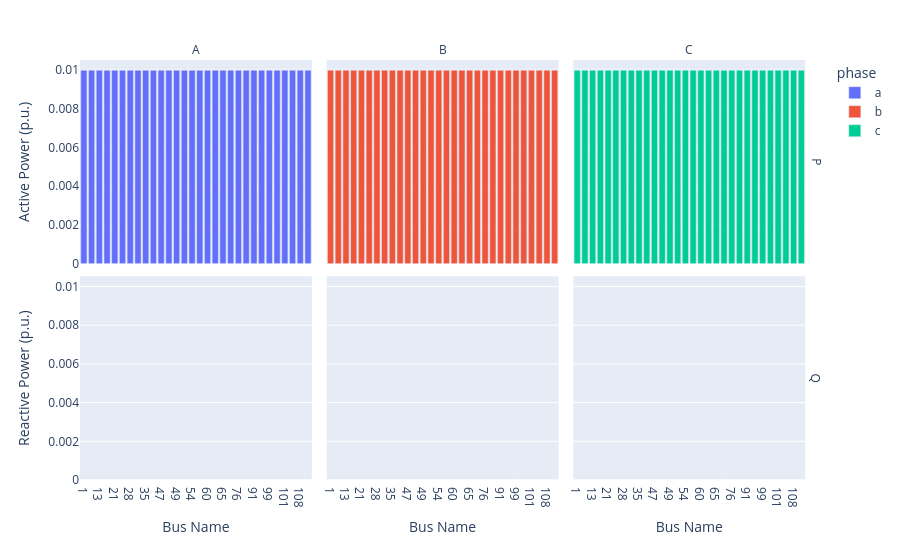
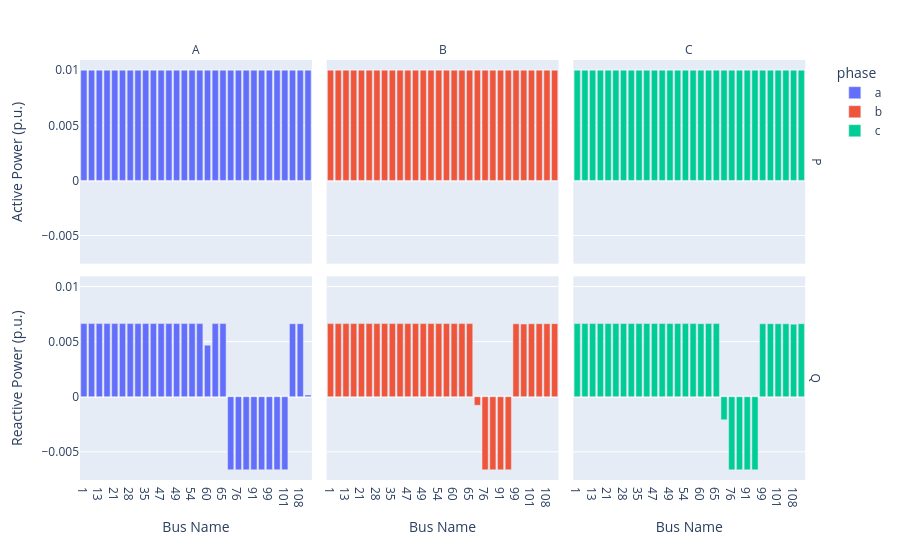
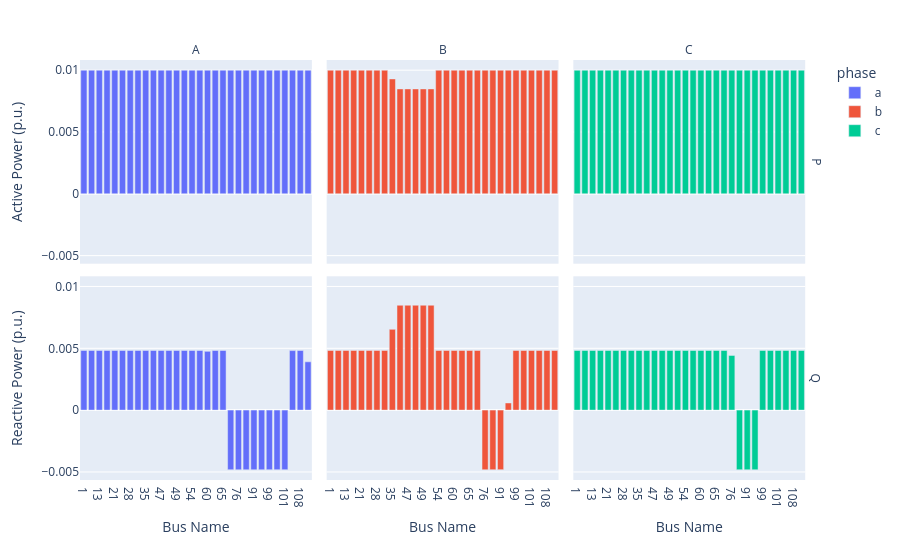

The notebook cell saved with these charts, in order:
### Markdown cell above
### Now we observe the Optimal generations:

### Code cell
print("Base Generation")
result.plot_gens().show()
print(180*"-")

print("Reactive Generation Control Case")
result_Q.plot_gens().show()
print(180*"-")

print("Active Generation Control Case")
result_PQ.plot_gens().show()

### Figure 1 — Plotly figure (JSON) as saved in the notebook; plotly's stock layout.template omitted (floating-point values rounded to 4 significant figures)
{"data": [{"hovertemplate": "phase=a<br>part=P<br>Bus Name=%{x}<br>power=%{y}<extra></extra>", "legendgroup": "a", "marker": {"color": "#636efa", "pattern": {"shape": ""}}, "name": "a", "orientation": "v", "showlegend": true, "textposition": "auto", "type": "bar", "x": ["1", "7", "13", "18", "21", "23", "28", "250", "35", "42", "47", "48", "49", "151", "54", "57", "60", "63", "65", "97", "76", "86", "91", "93", "99", "100", "101", "105", "108", "610"], "xaxis": "x4", "y": [0.01, 0.01, 0.01, 0.01, 0.01, 0.01, 0.01, 0.01, 0.01, 0.01, 0.01, 0.01, 0.01, 0.01, 0.01, 0.01, 0.01, 0.01, 0.01, 0.01, 0.01, 0.01, 0.01, 0.01, 0.01, 0.01, 0.01, 0.01, 0.01, 0.01], "yaxis": "y4"}, {"hovertemplate": "phase=a<br>part=Q<br>Bus Name=%{x}<br>power=%{y}<extra></extra>", "legendgroup": "a", "marker": {"color": "#636efa", "pattern": {"shape": ""}}, "name": "a", "orientation": "v", "showlegend": false, "textposition": "auto", "type": "bar", "x": ["1", "7", "13", "18", "21", "23", "28", "250", "35", "42", "47", "48", "49", "151", "54", "57", "60", "63", "65", "97", "76", "86", "91", "93", "99", "100", "101", "105", "108", "610"], "xaxis": "x", "y": [0.0, 0.0, 0.0, 0.0, 0.0, 0.0, 0.0, 0.0, 0.0, 0.0, 0.0, 0.0, 0.0, 0.0, 0.0, 0.0, 0.0, 0.0, 0.0, 0.0, 0.0, 0.0, 0.0, 0.0, 0.0, 0.0, 0.0, 0.0, 0.0, 0.0], "yaxis": "y"}, {"hovertemplate": "phase=b<br>part=P<br>Bus Name=%{x}<br>power=%{y}<extra></extra>", "legendgroup": "b", "marker": {"color": "#EF553B", "pattern": {"shape": ""}}, "name": "b", "orientation": "v", "showlegend": true, "textposition": "auto", "type": "bar", "x": ["1", "7", "13", "18", "21", "23", "28", "250", "35", "42", "47", "48", "49", "151", "54", "57", "60", "63", "65", "97", "76", "86", "91", "93", "99", "100", "101", "105", "108", "610"], "xaxis": "x5", "y": [0.01, 0.01, 0.01, 0.01, 0.01, 0.01, 0.01, 0.01, 0.01, 0.01, 0.01, 0.01, 0.01, 0.01, 0.01, 0.01, 0.01, 0.01, 0.01, 0.01, 0.01, 0.01, 0.01, 0.01, 0.01, 0.01, 0.01, 0.01, 0.01, 0.01], "yaxis": "y5"}, {"hovertemplate": "phase=b<br>part=Q<br>Bus Name=%{x}<br>power=%{y}<extra></extra>", "legendgroup": "b", "marker": {"color": "#EF553B", "pattern": {"shape": ""}}, "name": "b", "orientation": "v", "showlegend": false, "textposition": "auto", "type": "bar", "x": ["1", "7", "13", "18", "21", "23", "28", "250", "35", "42", "47", "48", "49", "151", "54", "57", "60", "63", "65", "97", "76", "86", "91", "93", "99", "100", "101", "105", "108", "610"], "xaxis": "x2", "y": [0.0, 0.0, 0.0, 0.0, 0.0, 0.0, 0.0, 0.0, 0.0, 0.0, 0.0, 0.0, 0.0, 0.0, 0.0, 0.0, 0.0, 0.0, 0.0, 0.0, 0.0, 0.0, 0.0, 0.0, 0.0, 0.0, 0.0, 0.0, 0.0, 0.0], "yaxis": "y2"}, {"hovertemplate": "phase=c<br>part=P<br>Bus Name=%{x}<br>power=%{y}<extra></extra>", "legendgroup": "c", "marker": {"color": "#00cc96", "pattern": {"shape": ""}}, "name": "c", "orientation": "v", "showlegend": true, "textposition": "auto", "type": "bar", "x": ["1", "7", "13", "18", "21", "23", "28", "250", "35", "42", "47", "48", "49", "151", "54", "57", "60", "63", "65", "97", "76", "86", "91", "93", "99", "100", "101", "105", "108", "610"], "xaxis": "x6", "y": [0.01, 0.01, 0.01, 0.01, 0.01, 0.01, 0.01, 0.01, 0.01, 0.01, 0.01, 0.01, 0.01, 0.01, 0.01, 0.01, 0.01, 0.01, 0.01, 0.01, 0.01, 0.01, 0.01, 0.01, 0.01, 0.01, 0.01, 0.01, 0.01, 0.01], "yaxis": "y6"}, {"hovertemplate": "phase=c<br>part=Q<br>Bus Name=%{x}<br>power=%{y}<extra></extra>", "legendgroup": "c", "marker": {"color": "#00cc96", "pattern": {"shape": ""}}, "name": "c", "orientation": "v", "showlegend": false, "textposition": "auto", "type": "bar", "x": ["1", "7", "13", "18", "21", "23", "28", "250", "35", "42", "47", "48", "49", "151", "54", "57", "60", "63", "65", "97", "76", "86", "91", "93", "99", "100", "101", "105", "108", "610"], "xaxis": "x3", "y": [0.0, 0.0, 0.0, 0.0, 0.0, 0.0, 0.0, 0.0, 0.0, 0.0, 0.0, 0.0, 0.0, 0.0, 0.0, 0.0, 0.0, 0.0, 0.0, 0.0, 0.0, 0.0, 0.0, 0.0, 0.0, 0.0, 0.0, 0.0, 0.0, 0.0], "yaxis": "y3"}], "layout": {"annotations": [{"font": {}, "showarrow": false, "text": "A", "x": 0.1567, "xanchor": "center", "xref": "paper", "y": 1, "yanchor": "bottom", "yref": "paper"}, {"font": {}, "showarrow": false, "text": "B", "x": 0.49, "xanchor": "center", "xref": "paper", "y": 1, "yanchor": "bottom", "yref": "paper"}, {"font": {}, "showarrow": false, "text": "C", "x": 0.8233, "xanchor": "center", "xref": "paper", "y": 1, "yanchor": "bottom", "yref": "paper"}, {"font": {}, "showarrow": false, "text": "Q", "textangle": 90, "x": 0.98, "xanchor": "left", "xref": "paper", "y": 0.2425, "yanchor": "middle", "yref": "paper"}, {"font": {}, "showarrow": false, "text": "P", "textangle": 90, "x": 0.98, "xanchor": "left", "xref": "paper", "y": 0.7575, "yanchor": "middle", "yref": "paper"}], "barmode": "relative", "legend": {"title": {"text": "phase"}, "tracegroupgap": 0}, "margin": {"t": 60}, "xaxis": {"anchor": "y", "domain": [0, 0.3133], "title": {"text": "Bus Name"}}, "xaxis2": {"anchor": "y2", "domain": [0.3333, 0.6467], "matches": "x", "title": {"text": "Bus Name"}}, "xaxis3": {"anchor": "y3", "domain": [0.6667, 0.98], "matches": "x", "title": {"text": "Bus Name"}}, "xaxis4": {"anchor": "y4", "domain": [0, 0.3133], "matches": "x", "showticklabels": false}, "xaxis5": {"anchor": "y5", "domain": [0.3333, 0.6467], "matches": "x", "showticklabels": false}, "xaxis6": {"anchor": "y6", "domain": [0.6667, 0.98], "matches": "x", "showticklabels": false}, "yaxis": {"anchor": "x", "domain": [0, 0.485], "title": {"text": "Reactive Power (p.u.)"}}, "yaxis2": {"anchor": "x2", "domain": [0, 0.485], "matches": "y", "showticklabels": false}, "yaxis3": {"anchor": "x3", "domain": [0, 0.485], "matches": "y", "showticklabels": false}, "yaxis4": {"anchor": "x4", "domain": [0.515, 1], "matches": "y", "title": {"text": "Active Power (p.u.)"}}, "yaxis5": {"anchor": "x5", "domain": [0.515, 1], "matches": "y", "showticklabels": false}, "yaxis6": {"anchor": "x6", "domain": [0.515, 1], "matches": "y", "showticklabels": false}}}

### Figure 2 — Plotly figure (JSON) as saved in the notebook; plotly's stock layout.template omitted (floating-point values rounded to 4 significant figures)
{"data": [{"hovertemplate": "phase=a<br>part=P<br>Bus Name=%{x}<br>power=%{y}<extra></extra>", "legendgroup": "a", "marker": {"color": "#636efa", "pattern": {"shape": ""}}, "name": "a", "orientation": "v", "showlegend": true, "textposition": "auto", "type": "bar", "x": ["1", "7", "13", "18", "21", "23", "28", "250", "35", "42", "47", "48", "49", "151", "54", "57", "60", "63", "65", "97", "76", "86", "91", "93", "99", "100", "101", "105", "108", "610"], "xaxis": "x4", "y": [0.01, 0.01, 0.01, 0.01, 0.01, 0.01, 0.01, 0.01, 0.01, 0.01, 0.01, 0.01, 0.01, 0.01, 0.01, 0.01, 0.01, 0.01, 0.01, 0.01, 0.01, 0.01, 0.01, 0.01, 0.01, 0.01, 0.01, 0.01, 0.01, 0.01], "yaxis": "y4"}, {"hovertemplate": "phase=a<br>part=Q<br>Bus Name=%{x}<br>power=%{y}<extra></extra>", "legendgroup": "a", "marker": {"color": "#636efa", "pattern": {"shape": ""}}, "name": "a", "orientation": "v", "showlegend": false, "textposition": "auto", "type": "bar", "x": ["1", "7", "13", "18", "21", "23", "28", "250", "35", "42", "47", "48", "49", "151", "54", "57", "60", "63", "65", "97", "76", "86", "91", "93", "99", "100", "101", "105", "108", "610"], "xaxis": "x", "y": [0.006632, 0.006633, 0.006633, 0.006633, 0.006633, 0.006633, 0.006633, 0.006633, 0.006633, 0.006633, 0.006633, 0.006633, 0.006633, 0.006633, 0.006633, 0.006632, 0.004675, 0.006632, 0.006633, -0.00663, -0.006633, -0.006633, -0.006633, -0.006633, -0.006624, -0.006621, -0.006623, 0.006622, 0.00663, 0.0001536], "yaxis": "y"}, {"hovertemplate": "phase=b<br>part=P<br>Bus Name=%{x}<br>power=%{y}<extra></extra>", "legendgroup": "b", "marker": {"color": "#EF553B", "pattern": {"shape": ""}}, "name": "b", "orientation": "v", "showlegend": true, "textposition": "auto", "type": "bar", "x": ["1", "7", "13", "18", "21", "23", "28", "250", "35", "42", "47", "48", "49", "151", "54", "57", "60", "63", "65", "97", "76", "86", "91", "93", "99", "100", "101", "105", "108", "610"], "xaxis": "x5", "y": [0.01, 0.01, 0.01, 0.01, 0.01, 0.01, 0.01, 0.01, 0.01, 0.01, 0.01, 0.01, 0.01, 0.01, 0.01, 0.01, 0.01, 0.01, 0.01, 0.01, 0.01, 0.01, 0.01, 0.01, 0.01, 0.01, 0.01, 0.01, 0.01, 0.01], "yaxis": "y5"}, {"hovertemplate": "phase=b<br>part=Q<br>Bus Name=%{x}<br>power=%{y}<extra></extra>", "legendgroup": "b", "marker": {"color": "#EF553B", "pattern": {"shape": ""}}, "name": "b", "orientation": "v", "showlegend": false, "textposition": "auto", "type": "bar", "x": ["1", "7", "13", "18", "21", "23", "28", "250", "35", "42", "47", "48", "49", "151", "54", "57", "60", "63", "65", "97", "76", "86", "91", "93", "99", "100", "101", "105", "108", "610"], "xaxis": "x2", "y": [0.006631, 0.006632, 0.006633, 0.006633, 0.006633, 0.006633, 0.006633, 0.006633, 0.006633, 0.006633, 0.006633, 0.006633, 0.006633, 0.006633, 0.006632, 0.006632, 0.006631, 0.006632, 0.006633, -0.0007741, -0.006632, -0.006631, -0.00663, -0.00663, 0.006614, 0.006592, 0.006618, 0.006627, 0.006625, 0.00663], "yaxis": "y2"}, {"hovertemplate": "phase=c<br>part=P<br>Bus Name=%{x}<br>power=%{y}<extra></extra>", "legendgroup": "c", "marker": {"color": "#00cc96", "pattern": {"shape": ""}}, "name": "c", "orientation": "v", "showlegend": true, "textposition": "auto", "type": "bar", "x": ["1", "7", "13", "18", "21", "23", "28", "250", "35", "42", "47", "48", "49", "151", "54", "57", "60", "63", "65", "97", "76", "86", "91", "93", "99", "100", "101", "105", "108", "610"], "xaxis": "x6", "y": [0.01, 0.01, 0.01, 0.01, 0.01, 0.01, 0.01, 0.01, 0.01, 0.01, 0.01, 0.01, 0.01, 0.01, 0.01, 0.01, 0.01, 0.01, 0.01, 0.01, 0.01, 0.01, 0.01, 0.01, 0.01, 0.01, 0.01, 0.01, 0.01, 0.01], "yaxis": "y6"}, {"hovertemplate": "phase=c<br>part=Q<br>Bus Name=%{x}<br>power=%{y}<extra></extra>", "legendgroup": "c", "marker": {"color": "#00cc96", "pattern": {"shape": ""}}, "name": "c", "orientation": "v", "showlegend": false, "textposition": "auto", "type": "bar", "x": ["1", "7", "13", "18", "21", "23", "28", "250", "35", "42", "47", "48", "49", "151", "54", "57", "60", "63", "65", "97", "76", "86", "91", "93", "99", "100", "101", "105", "108", "610"], "xaxis": "x3", "y": [0.006632, 0.006632, 0.006633, 0.006633, 0.006633, 0.006633, 0.006633, 0.006633, 0.006633, 0.006633, 0.006633, 0.006633, 0.006633, 0.006633, 0.006632, 0.006632, 0.00663, 0.006633, 0.006633, -0.002097, -0.006632, -0.006632, -0.006633, -0.006633, 0.006621, 0.006626, 0.006623, 0.006613, 0.006581, 0.006629], "yaxis": "y3"}], "layout": {"annotations": [{"font": {}, "showarrow": false, "text": "A", "x": 0.1567, "xanchor": "center", "xref": "paper", "y": 1, "yanchor": "bottom", "yref": "paper"}, {"font": {}, "showarrow": false, "text": "B", "x": 0.49, "xanchor": "center", "xref": "paper", "y": 1, "yanchor": "bottom", "yref": "paper"}, {"font": {}, "showarrow": false, "text": "C", "x": 0.8233, "xanchor": "center", "xref": "paper", "y": 1, "yanchor": "bottom", "yref": "paper"}, {"font": {}, "showarrow": false, "text": "Q", "textangle": 90, "x": 0.98, "xanchor": "left", "xref": "paper", "y": 0.2425, "yanchor": "middle", "yref": "paper"}, {"font": {}, "showarrow": false, "text": "P", "textangle": 90, "x": 0.98, "xanchor": "left", "xref": "paper", "y": 0.7575, "yanchor": "middle", "yref": "paper"}], "barmode": "relative", "legend": {"title": {"text": "phase"}, "tracegroupgap": 0}, "margin": {"t": 60}, "xaxis": {"anchor": "y", "domain": [0, 0.3133], "title": {"text": "Bus Name"}}, "xaxis2": {"anchor": "y2", "domain": [0.3333, 0.6467], "matches": "x", "title": {"text": "Bus Name"}}, "xaxis3": {"anchor": "y3", "domain": [0.6667, 0.98], "matches": "x", "title": {"text": "Bus Name"}}, "xaxis4": {"anchor": "y4", "domain": [0, 0.3133], "matches": "x", "showticklabels": false}, "xaxis5": {"anchor": "y5", "domain": [0.3333, 0.6467], "matches": "x", "showticklabels": false}, "xaxis6": {"anchor": "y6", "domain": [0.6667, 0.98], "matches": "x", "showticklabels": false}, "yaxis": {"anchor": "x", "domain": [0, 0.485], "title": {"text": "Reactive Power (p.u.)"}}, "yaxis2": {"anchor": "x2", "domain": [0, 0.485], "matches": "y", "showticklabels": false}, "yaxis3": {"anchor": "x3", "domain": [0, 0.485], "matches": "y", "showticklabels": false}, "yaxis4": {"anchor": "x4", "domain": [0.515, 1], "matches": "y", "title": {"text": "Active Power (p.u.)"}}, "yaxis5": {"anchor": "x5", "domain": [0.515, 1], "matches": "y", "showticklabels": false}, "yaxis6": {"anchor": "x6", "domain": [0.515, 1], "matches": "y", "showticklabels": false}}}

### Figure 3 — Plotly figure (JSON) as saved in the notebook; plotly's stock layout.template omitted (floating-point values rounded to 4 significant figures)
{"data": [{"hovertemplate": "phase=a<br>part=P<br>Bus Name=%{x}<br>power=%{y}<extra></extra>", "legendgroup": "a", "marker": {"color": "#636efa", "pattern": {"shape": ""}}, "name": "a", "orientation": "v", "showlegend": true, "textposition": "auto", "type": "bar", "x": ["1", "7", "13", "18", "21", "23", "28", "250", "35", "42", "47", "48", "49", "151", "54", "57", "60", "63", "65", "97", "76", "86", "91", "93", "99", "100", "101", "105", "108", "610"], "xaxis": "x4", "y": [0.01, 0.01, 0.01, 0.01, 0.01, 0.01, 0.01, 0.01, 0.01, 0.01, 0.01, 0.01, 0.01, 0.01, 0.01, 0.01, 0.01, 0.01, 0.01, 0.01, 0.01, 0.01, 0.01, 0.01, 0.01, 0.01, 0.01, 0.01, 0.01, 0.01], "yaxis": "y4"}, {"hovertemplate": "phase=a<br>part=Q<br>Bus Name=%{x}<br>power=%{y}<extra></extra>", "legendgroup": "a", "marker": {"color": "#636efa", "pattern": {"shape": ""}}, "name": "a", "orientation": "v", "showlegend": false, "textposition": "auto", "type": "bar", "x": ["1", "7", "13", "18", "21", "23", "28", "250", "35", "42", "47", "48", "49", "151", "54", "57", "60", "63", "65", "97", "76", "86", "91", "93", "99", "100", "101", "105", "108", "610"], "xaxis": "x", "y": [0.004828, 0.004828, 0.004828, 0.004829, 0.004829, 0.004829, 0.004829, 0.004829, 0.004829, 0.004829, 0.004829, 0.004829, 0.004829, 0.004829, 0.004828, 0.004828, 0.004753, 0.004828, 0.004828, -0.004826, -0.004828, -0.004828, -0.004828, -0.004828, -0.004823, -0.004822, -0.004821, 0.004815, 0.004825, 0.003908], "yaxis": "y"}, {"hovertemplate": "phase=b<br>part=P<br>Bus Name=%{x}<br>power=%{y}<extra></extra>", "legendgroup": "b", "marker": {"color": "#EF553B", "pattern": {"shape": ""}}, "name": "b", "orientation": "v", "showlegend": true, "textposition": "auto", "type": "bar", "x": ["1", "7", "13", "18", "21", "23", "28", "250", "35", "42", "47", "48", "49", "151", "54", "57", "60", "63", "65", "97", "76", "86", "91", "93", "99", "100", "101", "105", "108", "610"], "xaxis": "x5", "y": [0.009999, 0.009999, 0.01, 0.009999, 0.009999, 0.009999, 0.009999, 0.009999, 0.009294, 0.008487, 0.008486, 0.008486, 0.008486, 0.008486, 0.01, 0.01, 0.01, 0.01, 0.01, 0.01, 0.01, 0.01, 0.01, 0.01, 0.01, 0.01, 0.01, 0.01, 0.01, 0.01], "yaxis": "y5"}, {"hovertemplate": "phase=b<br>part=Q<br>Bus Name=%{x}<br>power=%{y}<extra></extra>", "legendgroup": "b", "marker": {"color": "#EF553B", "pattern": {"shape": ""}}, "name": "b", "orientation": "v", "showlegend": false, "textposition": "auto", "type": "bar", "x": ["1", "7", "13", "18", "21", "23", "28", "250", "35", "42", "47", "48", "49", "151", "54", "57", "60", "63", "65", "97", "76", "86", "91", "93", "99", "100", "101", "105", "108", "610"], "xaxis": "x2", "y": [0.00483, 0.004829, 0.004829, 0.004831, 0.004831, 0.004831, 0.004831, 0.004831, 0.006532, 0.008482, 0.008484, 0.008484, 0.008484, 0.008484, 0.004828, 0.004828, 0.004828, 0.004828, 0.004828, 0.004827, -0.004826, -0.004822, -0.004817, 0.0005799, 0.004827, 0.004827, 0.004827, 0.004827, 0.004827, 0.004827], "yaxis": "y2"}, {"hovertemplate": "phase=c<br>part=P<br>Bus Name=%{x}<br>power=%{y}<extra></extra>", "legendgroup": "c", "marker": {"color": "#00cc96", "pattern": {"shape": ""}}, "name": "c", "orientation": "v", "showlegend": true, "textposition": "auto", "type": "bar", "x": ["1", "7", "13", "18", "21", "23", "28", "250", "35", "42", "47", "48", "49", "151", "54", "57", "60", "63", "65", "97", "76", "86", "91", "93", "99", "100", "101", "105", "108", "610"], "xaxis": "x6", "y": [0.009999, 0.01, 0.01, 0.01, 0.01, 0.01, 0.01, 0.01, 0.01, 0.01, 0.009999, 0.009999, 0.009999, 0.009999, 0.01, 0.01, 0.01, 0.01, 0.01, 0.01, 0.01, 0.01, 0.01, 0.01, 0.01, 0.01, 0.01, 0.01, 0.01, 0.01], "yaxis": "y6"}, {"hovertemplate": "phase=c<br>part=Q<br>Bus Name=%{x}<br>power=%{y}<extra></extra>", "legendgroup": "c", "marker": {"color": "#00cc96", "pattern": {"shape": ""}}, "name": "c", "orientation": "v", "showlegend": false, "textposition": "auto", "type": "bar", "x": ["1", "7", "13", "18", "21", "23", "28", "250", "35", "42", "47", "48", "49", "151", "54", "57", "60", "63", "65", "97", "76", "86", "91", "93", "99", "100", "101", "105", "108", "610"], "xaxis": "x3", "y": [0.004829, 0.004828, 0.004828, 0.004829, 0.004829, 0.004829, 0.004829, 0.004829, 0.004829, 0.004829, 0.00483, 0.00483, 0.00483, 0.00483, 0.004828, 0.004828, 0.004828, 0.004828, 0.004828, 0.004828, 0.004426, -0.004823, -0.004826, -0.004826, 0.004828, 0.004828, 0.004828, 0.004828, 0.004828, 0.004828], "yaxis": "y3"}], "layout": {"annotations": [{"font": {}, "showarrow": false, "text": "A", "x": 0.1567, "xanchor": "center", "xref": "paper", "y": 1, "yanchor": "bottom", "yref": "paper"}, {"font": {}, "showarrow": false, "text": "B", "x": 0.49, "xanchor": "center", "xref": "paper", "y": 1, "yanchor": "bottom", "yref": "paper"}, {"font": {}, "showarrow": false, "text": "C", "x": 0.8233, "xanchor": "center", "xref": "paper", "y": 1, "yanchor": "bottom", "yref": "paper"}, {"font": {}, "showarrow": false, "text": "Q", "textangle": 90, "x": 0.98, "xanchor": "left", "xref": "paper", "y": 0.2425, "yanchor": "middle", "yref": "paper"}, {"font": {}, "showarrow": false, "text": "P", "textangle": 90, "x": 0.98, "xanchor": "left", "xref": "paper", "y": 0.7575, "yanchor": "middle", "yref": "paper"}], "barmode": "relative", "legend": {"title": {"text": "phase"}, "tracegroupgap": 0}, "margin": {"t": 60}, "xaxis": {"anchor": "y", "domain": [0, 0.3133], "title": {"text": "Bus Name"}}, "xaxis2": {"anchor": "y2", "domain": [0.3333, 0.6467], "matches": "x", "title": {"text": "Bus Name"}}, "xaxis3": {"anchor": "y3", "domain": [0.6667, 0.98], "matches": "x", "title": {"text": "Bus Name"}}, "xaxis4": {"anchor": "y4", "domain": [0, 0.3133], "matches": "x", "showticklabels": false}, "xaxis5": {"anchor": "y5", "domain": [0.3333, 0.6467], "matches": "x", "showticklabels": false}, "xaxis6": {"anchor": "y6", "domain": [0.6667, 0.98], "matches": "x", "showticklabels": false}, "yaxis": {"anchor": "x", "domain": [0, 0.485], "title": {"text": "Reactive Power (p.u.)"}}, "yaxis2": {"anchor": "x2", "domain": [0, 0.485], "matches": "y", "showticklabels": false}, "yaxis3": {"anchor": "x3", "domain": [0, 0.485], "matches": "y", "showticklabels": false}, "yaxis4": {"anchor": "x4", "domain": [0.515, 1], "matches": "y", "title": {"text": "Active Power (p.u.)"}}, "yaxis5": {"anchor": "x5", "domain": [0.515, 1], "matches": "y", "showticklabels": false}, "yaxis6": {"anchor": "x6", "domain": [0.515, 1], "matches": "y", "showticklabels": false}}}
